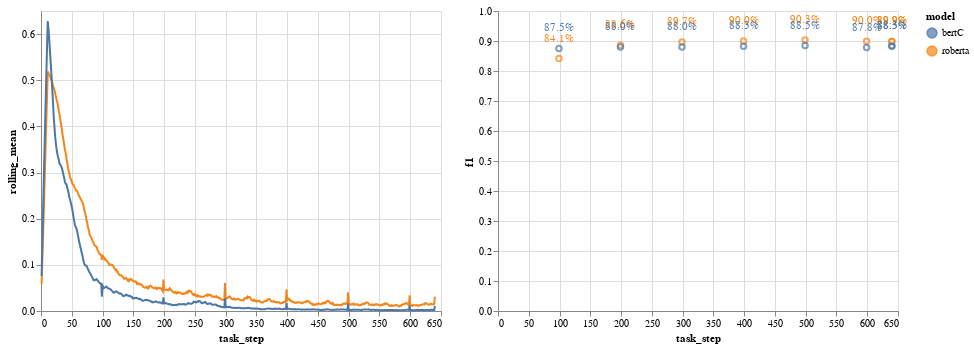

This figure's notebook cell:
### Code cell
# Example visualizations of loss/validation curves

filter = (df["task"]=="disrpt21_annodis")


raw_loss = alt.Chart(df[filter]).mark_line().encode(
  x='task_step',# or global_step
  y='loss_val',
  color='model:N' # setup or model
)

raw_f1 = alt.Chart(df[filter & (df["f1"].notnull())]).mark_point().encode(
  x='task_step',# global_step
  y='f1',
  color='model:N'
)

f1_labels = raw_f1.mark_text(
    align="center",
    dy= -20
).encode(text=alt.Text("f1:Q",format=".1%"))

# rolling average 
avg_loss = alt.Chart(df[filter]).mark_line(color="green"
).transform_window(
    rolling_mean='mean(loss_val)',
    frame=[-10,0]
).encode(
    x='task_step',# global_step
    y='rolling_mean:Q',
    color="model:N"
    #color="task:N"
)

#alt.layer(avg_loss + raw_f1).interactive() #+ f1_labels
avg_loss | (raw_f1 + f1_labels)

### Figure 1 — Vega-Lite specification as saved in the notebook (floating-point values rounded to 4 significant figures; data arrays with more than 128 entries replaced by an {"elided": "..."} marker saying what was removed)
{"config": {"view": {"continuousWidth": 400, "continuousHeight": 300}}, "hconcat": [{"data": {"name": "data-cd482e9b7db10c5a07f801f22972b98e"}, "mark": {"type": "line", "color": "green"}, "encoding": {"color": {"field": "model", "type": "nominal"}, "x": {"field": "task_step", "type": "quantitative"}, "y": {"field": "rolling_mean", "type": "quantitative"}}, "transform": [{"window": [{"op": "mean", "field": "loss_val", "as": "rolling_mean"}], "frame": [-10, 0]}]}, {"layer": [{"mark": "point", "encoding": {"color": {"field": "model", "type": "nominal"}, "x": {"field": "task_step", "type": "quantitative"}, "y": {"field": "f1", "type": "quantitative"}}}, {"mark": {"type": "text", "align": "center", "dy": -20}, "encoding": {"color": {"field": "model", "type": "nominal"}, "text": {"field": "f1", "format": ".1%", "type": "quantitative"}, "x": {"field": "task_step", "type": "quantitative"}, "y": {"field": "f1", "type": "quantitative"}}}], "data": {"name": "data-b50f0a72ff0e1210235ba9f02a9db531"}}], "$schema": "https://vega.github.io/schema/vega-lite/v4.17.0.json", "datasets": {"data-cd482e9b7db10c5a07f801f22972b98e": {"elided": "1282 records"}, "data-b50f0a72ff0e1210235ba9f02a9db531": [{"task": "disrpt21_annodis", "f1": 0.8414, "precision": 0.8579, "recall": 0.8255, "task_step": 99, "global_step": 99, "setup": "single", "model": "roberta", "loss_val": 0.1108, "TIMESTAMP": "2022-09-12T08:50:24.343604565"}, {"task": "disrpt21_annodis", "f1": 0.8861, "precision": 0.8837, "recall": 0.8885, "task_step": 199, "global_step": 199, "setup": "single", "model": "roberta", "loss_val": 0.02541, "TIMESTAMP": "2022-09-12T08:52:07.576351881"}, {"task": "disrpt21_annodis", "f1": 0.897, "precision": 0.893, "recall": 0.9011, "task_step": 299, "global_step": 299, "setup": "single", "model": "roberta", "loss_val": 0.04513, "TIMESTAMP": "2022-09-12T08:53:50.764630318"}, {"task": "disrpt21_annodis", "f1": 0.8996, "precision": 0.913, "recall": 0.8867, "task_step": 399, "global_step": 399, "setup": "single", "model": "roberta", "loss_val": 0.007577, "TIMESTAMP": "2022-09-12T08:55:34.110988140"}, {"task": "disrpt21_annodis", "f1": 0.9033, "precision": 0.9167, "recall": 0.8903, "task_step": 499, "global_step": 499, "setup": "single", "model": "roberta", "loss_val": 0.0135, "TIMESTAMP": "2022-09-12T08:57:18.870317936"}, {"task": "disrpt21_annodis", "f1": 0.8995, "precision": 0.9053, "recall": 0.8939, "task_step": 599, "global_step": 599, "setup": "single", "model": "roberta", "loss_val": 0.003059, "TIMESTAMP": "2022-09-12T08:59:02.196023703"}, {"task": "disrpt21_annodis", "f1": 0.8986, "precision": 0.9128, "recall": 0.8849, "task_step": 640, "global_step": 640, "setup": "single", "model": "roberta", "loss_val": 0.008789, "TIMESTAMP": "2022-09-12T08:59:40.971497297"}, {"task": "disrpt21_annodis", "f1": 0.8986, "precision": 0.9128, "recall": 0.8849, "task_step": 640, "global_step": 640, "setup": "single", "model": "roberta", "loss_val": 0.008789, "TIMESTAMP": "2022-09-12T08:59:40.971497297"}, {"task": "disrpt21_annodis", "f1": 0.8752, "precision": 0.88, "recall": 0.8705, "task_step": 99, "global_step": 99, "setup": "single", "model": "bertC", "loss_val": 0.05741, "TIMESTAMP": "2022-09-15T14:04:00.533064365"}, {"task": "disrpt21_annodis", "f1": 0.8799, "precision": 0.8581, "recall": 0.9029, "task_step": 199, "global_step": 199, "setup": "single", "model": "bertC", "loss_val": 0.01608, "TIMESTAMP": "2022-09-15T14:05:52.421853542"}, {"task": "disrpt21_annodis", "f1": 0.8796, "precision": 0.8852, "recall": 0.8741, "task_step": 299, "global_step": 299, "setup": "single", "model": "bertC", "loss_val": 0.005128, "TIMESTAMP": "2022-09-15T14:07:44.421007872"}, {"task": "disrpt21_annodis", "f1": 0.8826, "precision": 0.8732, "recall": 0.8921, "task_step": 399, "global_step": 399, "setup": "single", "model": "bertC", "loss_val": 0.00242, "TIMESTAMP": "2022-09-15T14:09:29.060746908"}, {"task": "disrpt21_annodis", "f1": 0.885, "precision": 0.8711, "recall": 0.8993, "task_step": 499, "global_step": 499, "setup": "single", "model": "bertC", "loss_val": 0.001825, "TIMESTAMP": "2022-09-15T14:11:21.078967571"}, {"task": "disrpt21_annodis", "f1": 0.878, "precision": 0.882, "recall": 0.8741, "task_step": 599, "global_step": 599, "setup": "single", "model": "bertC", "loss_val": 0.001567, "TIMESTAMP": "2022-09-15T14:13:13.072109222"}, {"task": "disrpt21_annodis", "f1": 0.8829, "precision": 0.8774, "recall": 0.8885, "task_step": 640, "global_step": 640, "setup": "single", "model": "bertC", "loss_val": 0.0006835, "TIMESTAMP": "2022-09-15T14:13:58.507927656"}, {"task": "disrpt21_annodis", "f1": 0.8829, "precision": 0.8774, "recall": 0.8885, "task_step": 640, "global_step": 640, "setup": "single", "model": "bertC", "loss_val": 0.0006835, "TIMESTAMP": "2022-09-15T14:13:58.507927656"}]}}
